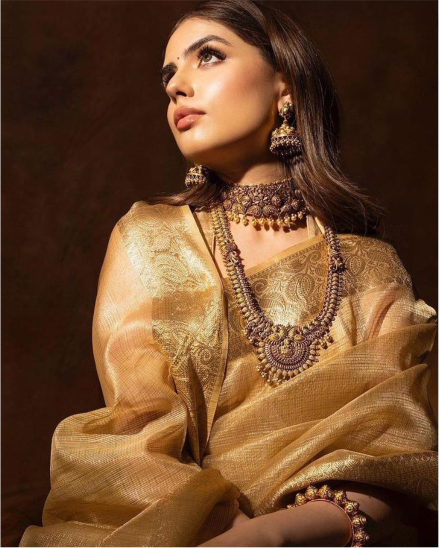
#> input picture client-assets/Social media_/Post 2.png, 877 x 1095 px, found by its file name (shown at 1/2 size)
$ python generate_master_hero.py
#> lines starting #> are read from the running program, lines starting #| are printed output that depends on the picture
import cv2
import numpy as np
from PIL import Image, ImageEnhance, ImageFilter

def create_master_hero_background():
    # 1. Load raw high-res Post 2.png
    raw_path = r"E:\trisara\client-assets\Social media_\Post 2.png"
    raw_img = Image.open(raw_path).convert("RGBA")
#> raw_img is the input picture: PIL image 877x1095 RGBA; mean R, G, B, A 108.1, 71.2, 42.7, 254.3
    print(f"Loaded raw Post 2: {raw_img.size}")
#| Loaded raw Post 2: (877, 1095)

    # 2. Advanced OpenCV Enhancement (Jewelry Luster & Filigree Detail)
    rgb = np.array(raw_img.convert("RGB"))

    # Bilateral filter to denoise while maintaining crisp jewel edges
    denoised = cv2.bilateralFilter(rgb, d=7, sigmaColor=35, sigmaSpace=35)

    # LAB space CLAHE for gold highlights & jewel depth
    lab = cv2.cvtColor(denoised, cv2.COLOR_RGB2LAB)
#> lab: shape (1095, 877, 3); mean of channels 0, 1, 2 82.5, 140.8, 149.9
    l, a, b = cv2.split(lab)
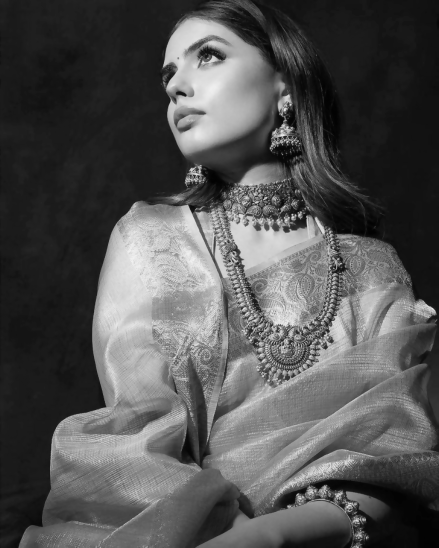
#> l: shape (1095, 877) (shown at 1/2 size); min 1, max 242, mean 82.5
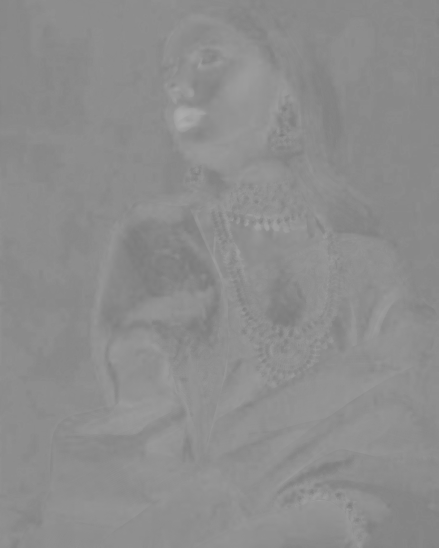
#> a: shape (1095, 877) (shown at 1/2 size); min 123, max 172, mean 140.8
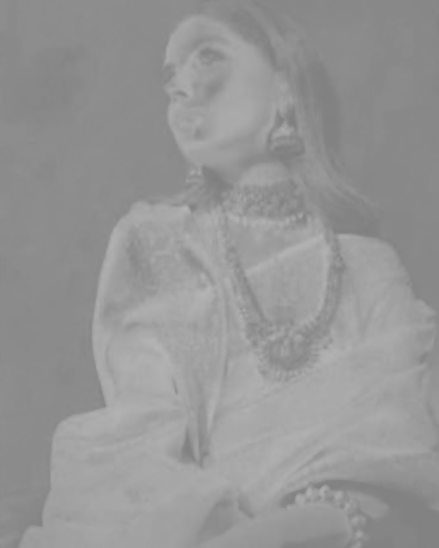
#> b: shape (1095, 877) (shown at 1/2 size); min 126, max 181, mean 149.9
    clahe = cv2.createCLAHE(clipLimit=2.0, tileGridSize=(8, 8))
    cl = clahe.apply(l)
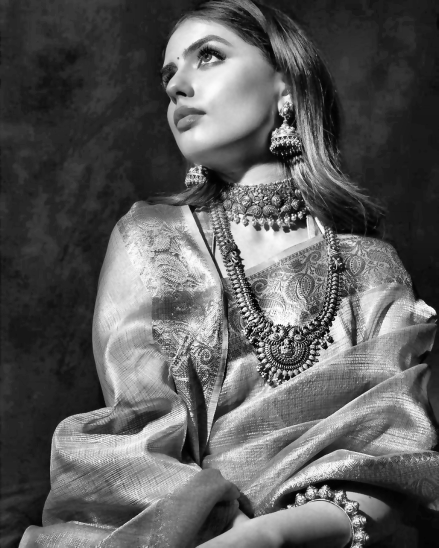
#> cl: shape (1095, 877) (shown at 1/2 size); min 0, max 255, mean 91.7
    enhanced_lab = cv2.merge((cl, a, b))
#> enhanced_lab: shape (1095, 877, 3); mean of channels 0, 1, 2 91.7, 140.8, 149.9
    enhanced_rgb = cv2.cvtColor(enhanced_lab, cv2.COLOR_LAB2RGB)

    # 3. 2x Lanczos Super-Sampling
    pil_enh = Image.fromarray(enhanced_rgb)
    w_up = int(raw_img.width * 2)
#> w_up = 1754
    h_up = int(raw_img.height * 2)
#> h_up = 2190
    upscaled = pil_enh.resize((w_up, h_up), Image.Resampling.LANCZOS)

    # 4. Unsharp Mask for razor-sharp gold reflections
    sharpened = upscaled.filter(ImageFilter.UnsharpMask(radius=1.3, percent=135, threshold=1))

    # 5. Contrast & Gold Radiance Tuning
    color_enh = ImageEnhance.Color(sharpened).enhance(1.06)
    contrast_enh = ImageEnhance.Contrast(color_enh).enhance(1.05)

    # 6. Canvas Setup: 2560 x 1100
    CANVAS_W = 2560
    CANVAS_H = 1100
    BG_COLOR = (30, 20, 15) # Trisara signature #1e140f

    canvas = np.zeros((CANVAS_H, CANVAS_W, 3), dtype=np.uint8)
    canvas[:, :] = BG_COLOR

    # Resize model to fit canvas height (1100px)
    model_h = CANVAS_H
    model_w = int(model_h * (contrast_enh.width / contrast_enh.height))
#> model_w = 881
    model_resized = contrast_enh.resize((model_w, model_h), Image.Resampling.LANCZOS)
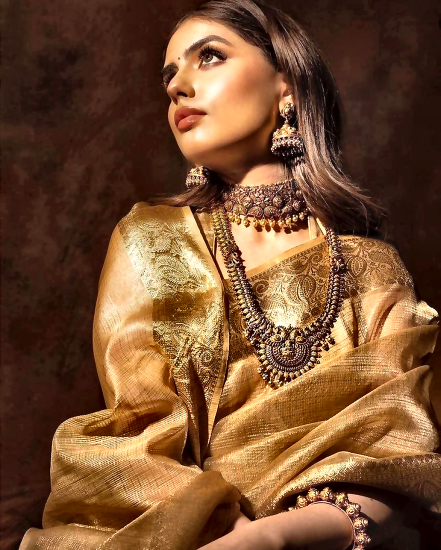
#> model_resized: PIL image 881x1100 RGB (shown at 1/2 size); mean R, G, B 117.7, 77.9, 48.1
    model_arr = np.array(model_resized)
    print(f"Resized model dimensions: {model_w}x{model_h}")
#| Resized model dimensions: 881x1100

    # Position model on right side:
    # Model right edge at CANVAS_W - 80px (approx x=2480)
    # Model left edge at 2480 - model_w = 2480 - 881 = 1599px
    model_x1 = CANVAS_W - model_w - 60
#> model_x1 = 1619
    model_x2 = model_x1 + model_w
#> model_x2 = 2500
    model_y1 = 0
    model_y2 = CANVAS_H

    # Create feathering masks for seamless blending into dark brown
    # Left edge blend (300px transition)
    blend_w = 320
    alpha_left = np.ones((model_h, model_w), dtype=np.float32)
    for i in range(blend_w):
        # smoothstep curve
        t = i / blend_w
        smooth_t = t * t * (3 - 2 * t)
        alpha_left[:, i] = smooth_t

    # Right edge blend (60px transition)
    blend_r = 60
    for i in range(blend_r):
        t = (blend_r - 1 - i) / blend_r
        smooth_t = t * t * (3 - 2 * t)
        alpha_left[:, model_w - blend_r + i] = smooth_t

    # Bottom edge blend (120px transition into bottom section)
    blend_b = 120
    for j in range(blend_b):
        t = (blend_b - 1 - j) / blend_b
        smooth_t = t * t * (3 - 2 * t)
        alpha_left[model_h - blend_b + j, :] *= smooth_t

    # Apply alpha blend of model onto canvas
    alpha_3d = np.repeat(alpha_left[:, :, np.newaxis], 3, axis=2)
    model_blended = (model_arr * alpha_3d + np.array(BG_COLOR) * (1.0 - alpha_3d)).astype(np.uint8)
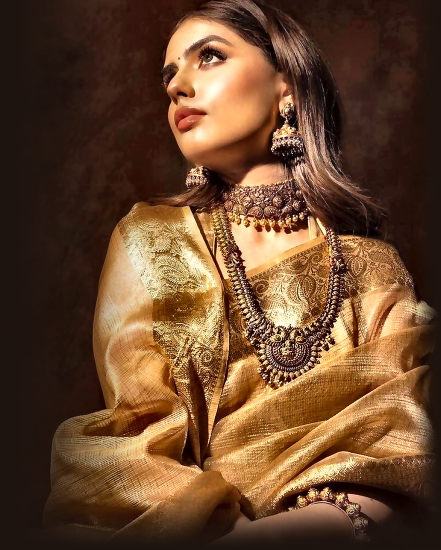
#> model_blended: shape (1100, 881, 3) (shown at 1/2 size); mean R, G, B 105.1, 71.2, 44.8

    canvas[model_y1:model_y2, model_x1:model_x2] = model_blended
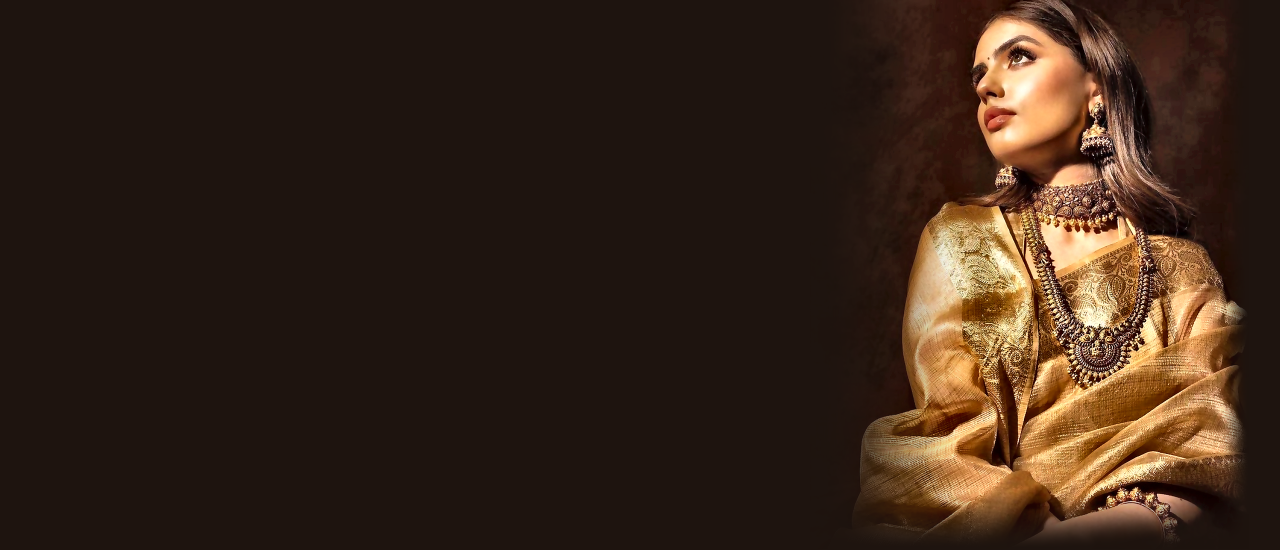
#> canvas: shape (1100, 2560, 3) (shown at 1/2 size); mean R, G, B 55.9, 37.6, 25.3

    # Subtle ambient warmth glow on the right half to unify lighting
    # Golden glow centered around x=2000, y=550
    y_coords, x_coords = np.ogrid[:CANVAS_H, :CANVAS_W]
    dist_sq = ((x_coords - 2000) / 800) ** 2 + ((y_coords - 500) / 600) ** 2
    ambient_glow = np.exp(-dist_sq * 1.5)
    glow_color = np.array([45, 28, 18], dtype=np.float32) - np.array(BG_COLOR, dtype=np.float32)

    # Add ambient glow only to background (where model isn't solid)
    # Left side has gentle warm radial falloff
    bg_mask = np.ones((CANVAS_H, CANVAS_W), dtype=np.float32)
    bg_mask[:, model_x1:model_x2] = 1.0 - alpha_left
    glow_applied = (ambient_glow * bg_mask)[:, :, np.newaxis] * glow_color
    canvas = np.clip(canvas.astype(np.float32) + glow_applied * 0.4, 0, 255).astype(np.uint8)

    # Save master panoramic image
    final_img = Image.fromarray(canvas)
    out_path = r"E:\trisara\public\images\hero_panoramic_hq.jpg"
    final_img.save(out_path, format="JPEG", quality=95, optimize=True)
    print(f"Master panoramic image saved to {out_path} ({final_img.size})")
#| Master panoramic image saved to E:\trisara\public\images\hero_panoramic_hq.jpg ((2560, 1100))

create_master_hero_background()
